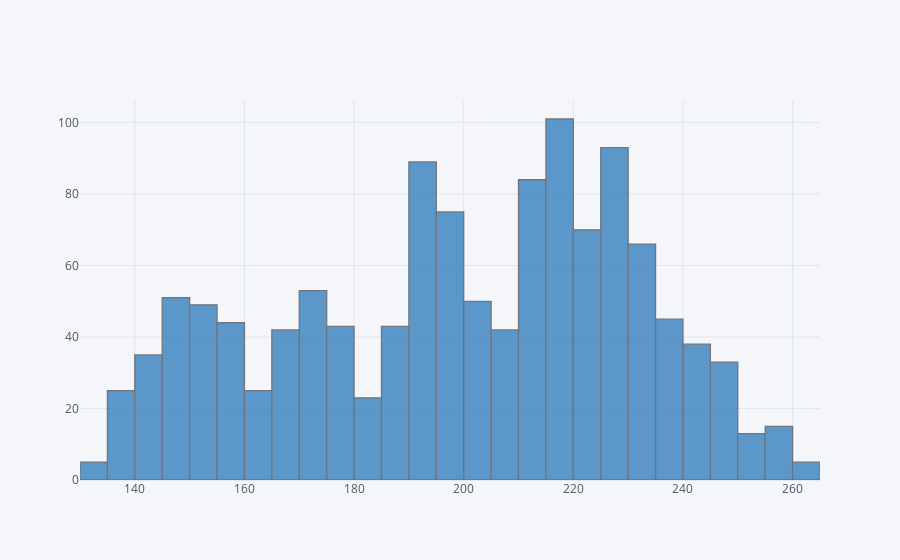

The notebook cell this image was saved under:
### Code cell
GS['Close'].iplot(kind='hist', color='blue')

### Figure 1 — Plotly figure (JSON) as saved in the notebook; plotly's stock layout.template omitted (floating-point values rounded to 4 significant figures; data arrays with more than 128 entries replaced by an {"elided": "..."} marker saying what was removed)
{"data": [{"histfunc": "count", "histnorm": "", "marker": {"color": "rgba(55, 128, 191, 1.0)", "line": {"color": "#4D5663", "width": 1.3}}, "name": "Close", "opacity": 0.8, "orientation": "v", "type": "histogram", "x": {"elided": "1257 float values"}}], "layout": {"barmode": "overlay", "legend": {"bgcolor": "#F5F6F9", "font": {"color": "#4D5663"}}, "paper_bgcolor": "#F5F6F9", "plot_bgcolor": "#F5F6F9", "title": {"font": {"color": "#4D5663"}}, "xaxis": {"gridcolor": "#E1E5ED", "showgrid": true, "tickfont": {"color": "#4D5663"}, "title": {"font": {"color": "#4D5663"}, "text": ""}, "zerolinecolor": "#E1E5ED"}, "yaxis": {"gridcolor": "#E1E5ED", "showgrid": true, "tickfont": {"color": "#4D5663"}, "title": {"font": {"color": "#4D5663"}, "text": ""}, "zerolinecolor": "#E1E5ED"}}}
